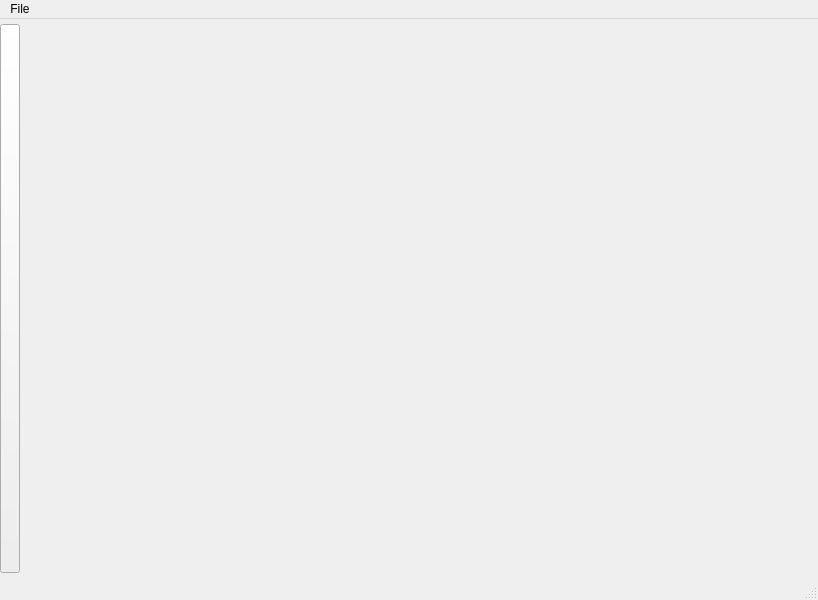
<?xml version="1.0" encoding="UTF-8"?>
<ui version="4.0">
 <class>map_viewer</class>
 <widget class="QMainWindow" name="map_viewer">
  <property name="geometry">
   <rect>
    <x>0</x>
    <y>0</y>
    <width>818</width>
    <height>600</height>
   </rect>
  </property>
  <property name="windowTitle">
   <string>MainWindow</string>
  </property>
  <widget class="QWidget" name="centralwidget">
   <layout class="QHBoxLayout" name="horizontalLayout_2">
    <property name="spacing">
     <number>0</number>
    </property>
    <property name="leftMargin">
     <number>0</number>
    </property>
    <property name="topMargin">
     <number>5</number>
    </property>
    <property name="rightMargin">
     <number>0</number>
    </property>
    <property name="bottomMargin">
     <number>5</number>
    </property>
    <item>
     <layout class="QHBoxLayout" name="graphicsLayout">
      <property name="spacing">
       <number>0</number>
      </property>
     </layout>
    </item>
    <item>
     <layout class="QHBoxLayout" name="outlineLayout">
      <property name="spacing">
       <number>0</number>
      </property>
      <item>
       <widget class="QPushButton" name="buttonHideLayerList">
        <property name="sizePolicy">
         <sizepolicy hsizetype="Fixed" vsizetype="Expanding">
          <horstretch>0</horstretch>
          <verstretch>0</verstretch>
         </sizepolicy>
        </property>
        <property name="minimumSize">
         <size>
          <width>0</width>
          <height>0</height>
         </size>
        </property>
        <property name="maximumSize">
         <size>
          <width>20</width>
          <height>16777215</height>
         </size>
        </property>
        <property name="baseSize">
         <size>
          <width>5</width>
          <height>0</height>
         </size>
        </property>
        <property name="text">
         <string/>
        </property>
        <property name="checkable">
         <bool>false</bool>
        </property>
       </widget>
      </item>
      <item>
       <widget class="QWidget" name="layerList" native="true">
        <property name="minimumSize">
         <size>
          <width>200</width>
          <height>0</height>
         </size>
        </property>
        <layout class="QVBoxLayout" name="layerListLayout"/>
       </widget>
      </item>
     </layout>
    </item>
   </layout>
  </widget>
  <widget class="QMenuBar" name="menubar">
   <property name="geometry">
    <rect>
     <x>0</x>
     <y>0</y>
     <width>818</width>
     <height>20</height>
    </rect>
   </property>
   <widget class="QMenu" name="menuFile">
    <property name="title">
     <string>File</string>
    </property>
    <addaction name="actionLoad"/>
   </widget>
   <addaction name="menuFile"/>
  </widget>
  <widget class="QStatusBar" name="statusbar"/>
  <action name="actionLoad">
   <property name="text">
    <string>Load</string>
   </property>
  </action>
  <action name="actionBuild_Voronoi">
   <property name="text">
    <string>Build Voronoi</string>
   </property>
  </action>
 </widget>
 <resources/>
 <connections/>
</ui>
